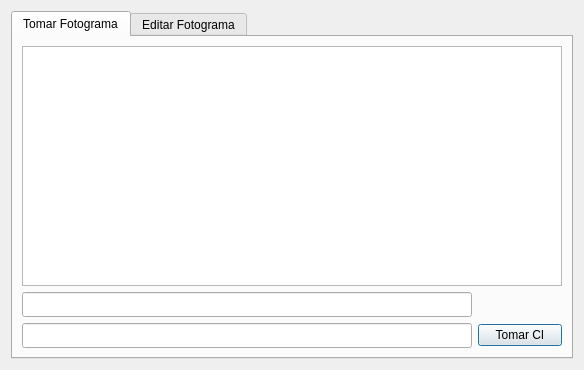
<?xml version="1.0" encoding="UTF-8"?>
<ui version="4.0">
 <class>CI_Edit</class>
 <widget class="QDialog" name="CI_Edit">
  <property name="geometry">
   <rect>
    <x>0</x>
    <y>0</y>
    <width>577</width>
    <height>370</height>
   </rect>
  </property>
  <property name="windowTitle">
   <string>Dialog</string>
  </property>
  <layout class="QGridLayout" name="gridLayout_3">
   <item row="0" column="0">
    <widget class="QTabWidget" name="contenedor">
     <property name="currentIndex">
      <number>0</number>
     </property>
     <widget class="QWidget" name="tab">
      <attribute name="title">
       <string>Tomar Fotograma</string>
      </attribute>
      <layout class="QGridLayout" name="gridLayout">
       <item row="0" column="0">
        <layout class="QVBoxLayout" name="verticalLayout">
         <item>
          <widget class="QTableWidget" name="table"/>
         </item>
         <item>
          <layout class="QHBoxLayout" name="horizontalLayout">
           <item>
            <widget class="QLineEdit" name="varToChange">
             <property name="minimumSize">
              <size>
               <width>450</width>
               <height>25</height>
              </size>
             </property>
             <property name="maximumSize">
              <size>
               <width>100</width>
               <height>25</height>
              </size>
             </property>
             <property name="text">
              <string/>
             </property>
             <property name="readOnly">
              <bool>true</bool>
             </property>
            </widget>
           </item>
           <item>
            <spacer name="horizontalSpacer">
             <property name="orientation">
              <enum>Qt::Horizontal</enum>
             </property>
             <property name="sizeHint" stdset="0">
              <size>
               <width>102</width>
               <height>20</height>
              </size>
             </property>
            </spacer>
           </item>
          </layout>
         </item>
         <item>
          <layout class="QHBoxLayout" name="horizontalLayout_2">
           <item>
            <widget class="QLineEdit" name="varToRename">
             <property name="minimumSize">
              <size>
               <width>450</width>
               <height>25</height>
              </size>
             </property>
             <property name="maximumSize">
              <size>
               <width>100</width>
               <height>25</height>
              </size>
             </property>
             <property name="text">
              <string/>
             </property>
             <property name="readOnly">
              <bool>false</bool>
             </property>
            </widget>
           </item>
           <item>
            <widget class="QPushButton" name="tomar">
             <property name="text">
              <string>Tomar CI</string>
             </property>
            </widget>
           </item>
          </layout>
         </item>
        </layout>
       </item>
      </layout>
     </widget>
     <widget class="QWidget" name="tab_2">
      <attribute name="title">
       <string>Editar Fotograma</string>
      </attribute>
      <layout class="QGridLayout" name="gridLayout_2">
       <item row="0" column="0">
        <layout class="QVBoxLayout" name="verticalLayout_2">
         <item>
          <layout class="QHBoxLayout" name="horizontalLayout_5">
           <item>
            <widget class="QLabel" name="label">
             <property name="text">
              <string>TextLabel</string>
             </property>
            </widget>
           </item>
           <item>
            <spacer name="horizontalSpacer_2">
             <property name="orientation">
              <enum>Qt::Horizontal</enum>
             </property>
             <property name="sizeHint" stdset="0">
              <size>
               <width>40</width>
               <height>20</height>
              </size>
             </property>
            </spacer>
           </item>
           <item>
            <widget class="QPushButton" name="obtener">
             <property name="text">
              <string>Obtener CI</string>
             </property>
            </widget>
           </item>
          </layout>
         </item>
         <item>
          <widget class="QTableWidget" name="table2"/>
         </item>
         <item>
          <layout class="QHBoxLayout" name="horizontalLayout_3">
           <item>
            <widget class="QLineEdit" name="varToChange_2">
             <property name="minimumSize">
              <size>
               <width>450</width>
               <height>25</height>
              </size>
             </property>
             <property name="maximumSize">
              <size>
               <width>100</width>
               <height>25</height>
              </size>
             </property>
             <property name="text">
              <string/>
             </property>
             <property name="readOnly">
              <bool>true</bool>
             </property>
            </widget>
           </item>
           <item>
            <widget class="QPushButton" name="eliminar">
             <property name="text">
              <string>Eliminar CI</string>
             </property>
            </widget>
           </item>
          </layout>
         </item>
         <item>
          <layout class="QHBoxLayout" name="horizontalLayout_4">
           <item>
            <widget class="QLineEdit" name="varToRename_2">
             <property name="minimumSize">
              <size>
               <width>450</width>
               <height>25</height>
              </size>
             </property>
             <property name="maximumSize">
              <size>
               <width>100</width>
               <height>25</height>
              </size>
             </property>
             <property name="text">
              <string/>
             </property>
             <property name="readOnly">
              <bool>false</bool>
             </property>
            </widget>
           </item>
           <item>
            <widget class="QPushButton" name="renombrar">
             <property name="text">
              <string>Renombrar CI</string>
             </property>
            </widget>
           </item>
          </layout>
         </item>
        </layout>
       </item>
      </layout>
     </widget>
    </widget>
   </item>
  </layout>
 </widget>
 <resources/>
 <connections/>
</ui>
